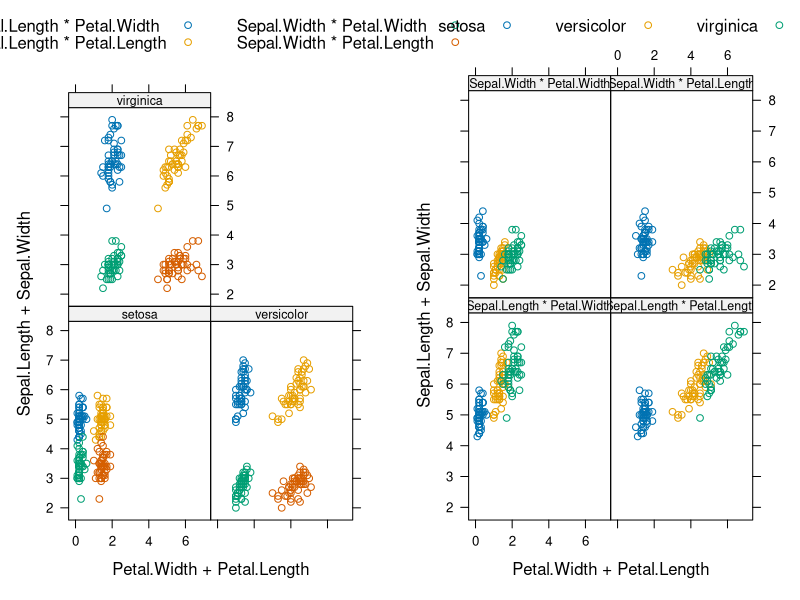

Source code (R):
# make sure the package is installed install.packages('lattice')
require(lattice)
graphics.off()

# Plots sepal appears on the y-axis and petal on the x-axis for each flower the sum of width and height are plotted

# Conditional Plots
plot1 = xyplot(Sepal.Length + Sepal.Width ~ Petal.Width + Petal.Length | Species, data = iris, auto.key = list(columns = 2, 
    lines = F, points = T), par.strip.text = list(cex = 0.75))  # size of the text in the plot

# Grouped Plots
plot2 = xyplot(Sepal.Length + Sepal.Width ~ Petal.Width + Petal.Length, groups = Species, data = iris, auto.key = list(columns = 3, 
    lines = F, points = T), par.strip.text = list(cex = 0.75))

# it is not possible to use layout or par to get multiple plots
print(plot1, position = c(0, 0, 1, 1), split = c(1, 1, 2, 1), more = TRUE)
print(plot2, position = c(0, 0, 1, 1), split = c(2, 1, 2, 1), more = TRUE)
